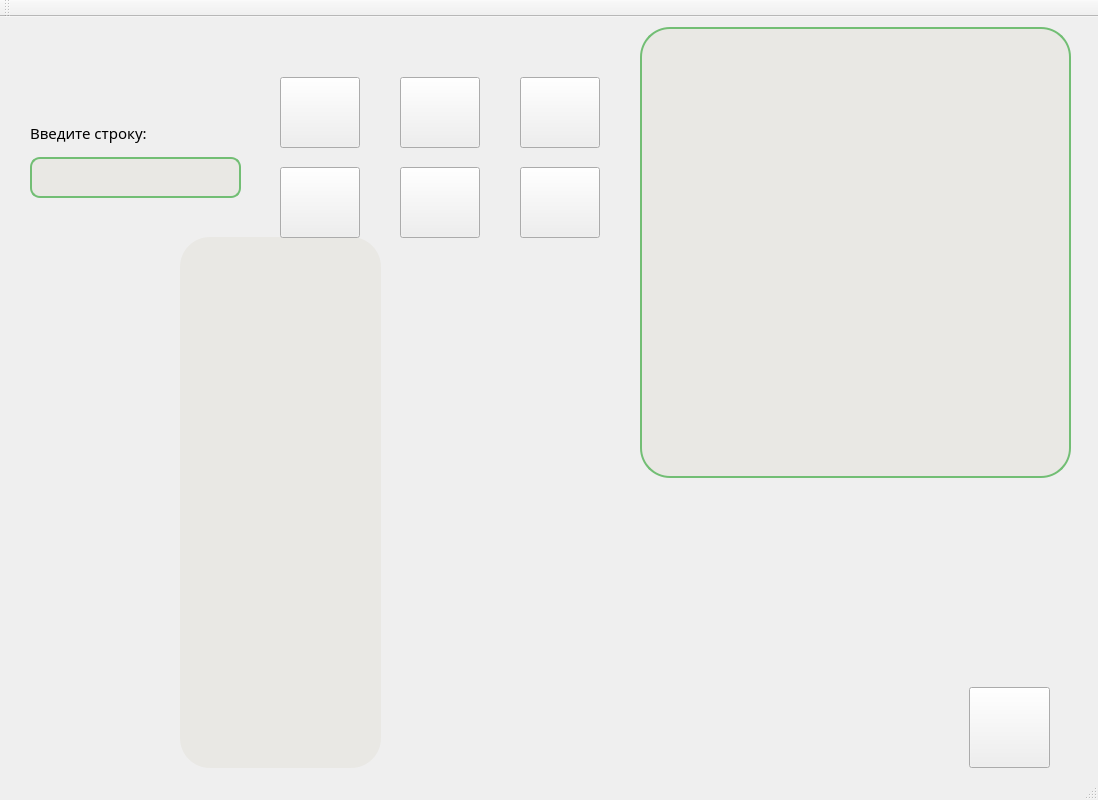
<?xml version="1.0" encoding="UTF-8"?>
<ui version="4.0">
 <class>MainWindow</class>
 <widget class="QMainWindow" name="MainWindow">
  <property name="geometry">
   <rect>
    <x>0</x>
    <y>0</y>
    <width>1098</width>
    <height>800</height>
   </rect>
  </property>
  <property name="windowTitle">
   <string>MainWindow</string>
  </property>
  <widget class="QWidget" name="centralWidget">
   <widget class="QLabel" name="label">
    <property name="geometry">
     <rect>
      <x>30</x>
      <y>100</y>
      <width>201</width>
      <height>31</height>
     </rect>
    </property>
    <property name="font">
     <font>
      <family>Ebrima</family>
      <pointsize>11</pointsize>
     </font>
    </property>
    <property name="text">
     <string>Введите строку:</string>
    </property>
   </widget>
   <widget class="QPushButton" name="Push_File">
    <property name="geometry">
     <rect>
      <x>280</x>
      <y>60</y>
      <width>80</width>
      <height>71</height>
     </rect>
    </property>
    <property name="cursor">
     <cursorShape>PointingHandCursor</cursorShape>
    </property>
    <property name="toolTip">
     <string>&lt;!DOCTYPE HTML PUBLIC &quot;-//W3C//DTD HTML 4.0//EN&quot; &quot;http://www.w3.org/TR/REC-html40/strict.dtd&quot;&gt;
&lt;html&gt;&lt;head&gt;&lt;meta name=&quot;qrichtext&quot; content=&quot;1&quot; /&gt;&lt;style type=&quot;text/css&quot;&gt;
p, li { white-space: pre-wrap; }
&lt;/style&gt;&lt;/head&gt;&lt;body style=&quot; font-family:'MS Shell Dlg 2'; font-size:8pt; font-weight:400; font-style:normal;&quot;&gt;
&lt;p style=&quot; margin-top:12px; margin-bottom:12px; margin-left:0px; margin-right:0px; -qt-block-indent:0; text-indent:0px; background-color:#e9e8e4;&quot;&gt;&lt;span style=&quot; background-color:#e9e8e4;&quot;&gt;Вывести сразу&lt;/span&gt;&lt;/p&gt;&lt;/body&gt;&lt;/html&gt;</string>
    </property>
    <property name="whatsThis">
     <string>&lt;html&gt;&lt;head/&gt;&lt;body&gt;&lt;p&gt;&lt;br/&gt;&lt;/p&gt;&lt;/body&gt;&lt;/html&gt;</string>
    </property>
    <property name="styleSheet">
     <string notr="true">border-image: url(:/C:/Users/Олеся/Downloads/icons8-down-arrow-64.png)</string>
    </property>
    <property name="text">
     <string/>
    </property>
   </widget>
   <widget class="QLineEdit" name="input">
    <property name="geometry">
     <rect>
      <x>30</x>
      <y>140</y>
      <width>211</width>
      <height>41</height>
     </rect>
    </property>
    <property name="toolTip">
     <string>&lt;html&gt;&lt;head/&gt;&lt;body&gt;&lt;p&gt;&lt;span style=&quot; color:#008000;&quot;&gt;Format:       &lt;/span&gt;&lt;span style=&quot; color:#008000; background-color:#e9e8e4;&quot;&gt;(?:?|)*&lt;/span&gt;&lt;/p&gt;&lt;/body&gt;&lt;/html&gt;</string>
    </property>
    <property name="styleSheet">
     <string notr="true">border-radius: 10%;
border: 2px solid #72be74;
background-color: #e9e8e4;</string>
    </property>
   </widget>
   <widget class="QGraphicsView" name="graphicsView">
    <property name="geometry">
     <rect>
      <x>640</x>
      <y>10</y>
      <width>431</width>
      <height>451</height>
     </rect>
    </property>
    <property name="styleSheet">
     <string notr="true">border: 2px solid #72be74;
border-radius: 30%;
background-color: #e9e8e4;</string>
    </property>
   </widget>
   <widget class="QLabel" name="output">
    <property name="geometry">
     <rect>
      <x>180</x>
      <y>220</y>
      <width>201</width>
      <height>531</height>
     </rect>
    </property>
    <property name="styleSheet">
     <string notr="true">font: 6pt &quot;MS Shell Dlg 2&quot;;
border-radius: 30%;
background-color: #e9e8e4;
</string>
    </property>
    <property name="text">
     <string/>
    </property>
   </widget>
   <widget class="QPushButton" name="nextStep">
    <property name="geometry">
     <rect>
      <x>520</x>
      <y>60</y>
      <width>80</width>
      <height>71</height>
     </rect>
    </property>
    <property name="cursor">
     <cursorShape>PointingHandCursor</cursorShape>
    </property>
    <property name="mouseTracking">
     <bool>false</bool>
    </property>
    <property name="toolTip">
     <string>&lt;!DOCTYPE HTML PUBLIC &quot;-//W3C//DTD HTML 4.0//EN&quot; &quot;http://www.w3.org/TR/REC-html40/strict.dtd&quot;&gt;
&lt;html&gt;&lt;head&gt;&lt;meta name=&quot;qrichtext&quot; content=&quot;1&quot; /&gt;&lt;style type=&quot;text/css&quot;&gt;
p, li { white-space: pre-wrap; }
&lt;/style&gt;&lt;/head&gt;&lt;body style=&quot; font-family:'MS Shell Dlg 2'; font-size:8pt; font-weight:400; font-style:normal;&quot;&gt;
&lt;p style=&quot; margin-top:12px; margin-bottom:12px; margin-left:0px; margin-right:0px; -qt-block-indent:0; text-indent:0px; background-color:#e9e8e4;&quot;&gt;&lt;span style=&quot; background-color:#e9e8e4;&quot;&gt;Шаг вперед&lt;/span&gt;&lt;/p&gt;&lt;/body&gt;&lt;/html&gt;</string>
    </property>
    <property name="styleSheet">
     <string notr="true">border-image: url(:/C:/Users/Олеся/Downloads/icons8-advance-64.png)</string>
    </property>
    <property name="text">
     <string/>
    </property>
   </widget>
   <widget class="QPushButton" name="prevStep">
    <property name="geometry">
     <rect>
      <x>400</x>
      <y>60</y>
      <width>80</width>
      <height>71</height>
     </rect>
    </property>
    <property name="cursor">
     <cursorShape>PointingHandCursor</cursorShape>
    </property>
    <property name="toolTip">
     <string>&lt;!DOCTYPE HTML PUBLIC &quot;-//W3C//DTD HTML 4.0//EN&quot; &quot;http://www.w3.org/TR/REC-html40/strict.dtd&quot;&gt;
&lt;html&gt;&lt;head&gt;&lt;meta name=&quot;qrichtext&quot; content=&quot;1&quot; /&gt;&lt;style type=&quot;text/css&quot;&gt;
p, li { white-space: pre-wrap; }
&lt;/style&gt;&lt;/head&gt;&lt;body style=&quot; font-family:'MS Shell Dlg 2'; font-size:8pt; font-weight:400; font-style:normal;&quot;&gt;
&lt;p style=&quot; margin-top:12px; margin-bottom:12px; margin-left:0px; margin-right:0px; -qt-block-indent:0; text-indent:0px; background-color:#e9e8e4;&quot;&gt;&lt;span style=&quot; background-color:#e9e8e4;&quot;&gt;Шаг назад&lt;/span&gt;&lt;/p&gt;&lt;/body&gt;&lt;/html&gt;</string>
    </property>
    <property name="styleSheet">
     <string notr="true">border-image:url(:/C:/Users/Олеся/Downloads/icons8-skip-to-start-64.png)</string>
    </property>
    <property name="text">
     <string/>
    </property>
   </widget>
   <widget class="QPushButton" name="del_elem">
    <property name="geometry">
     <rect>
      <x>280</x>
      <y>150</y>
      <width>80</width>
      <height>71</height>
     </rect>
    </property>
    <property name="cursor">
     <cursorShape>PointingHandCursor</cursorShape>
    </property>
    <property name="toolTip">
     <string>&lt;!DOCTYPE HTML PUBLIC &quot;-//W3C//DTD HTML 4.0//EN&quot; &quot;http://www.w3.org/TR/REC-html40/strict.dtd&quot;&gt;
&lt;html&gt;&lt;head&gt;&lt;meta name=&quot;qrichtext&quot; content=&quot;1&quot; /&gt;&lt;style type=&quot;text/css&quot;&gt;
p, li { white-space: pre-wrap; }
&lt;/style&gt;&lt;/head&gt;&lt;body style=&quot; font-family:'MS Shell Dlg 2'; font-size:8pt; font-weight:400; font-style:normal;&quot;&gt;
&lt;p style=&quot; margin-top:12px; margin-bottom:12px; margin-left:0px; margin-right:0px; -qt-block-indent:0; text-indent:0px; background-color:#e9e8e4;&quot;&gt;&lt;span style=&quot; background-color:#e9e8e4;&quot;&gt;Удалить элементы&lt;/span&gt;&lt;/p&gt;&lt;/body&gt;&lt;/html&gt;</string>
    </property>
    <property name="styleSheet">
     <string notr="true">border-image:url(:/C:/Users/Олеся/Downloads/icons8-delete-64.png)</string>
    </property>
    <property name="text">
     <string/>
    </property>
   </widget>
   <widget class="QPushButton" name="prev_del">
    <property name="geometry">
     <rect>
      <x>400</x>
      <y>150</y>
      <width>80</width>
      <height>71</height>
     </rect>
    </property>
    <property name="cursor">
     <cursorShape>PointingHandCursor</cursorShape>
    </property>
    <property name="toolTip">
     <string>&lt;!DOCTYPE HTML PUBLIC &quot;-//W3C//DTD HTML 4.0//EN&quot; &quot;http://www.w3.org/TR/REC-html40/strict.dtd&quot;&gt;
&lt;html&gt;&lt;head&gt;&lt;meta name=&quot;qrichtext&quot; content=&quot;1&quot; /&gt;&lt;style type=&quot;text/css&quot;&gt;
p, li { white-space: pre-wrap; }
&lt;/style&gt;&lt;/head&gt;&lt;body style=&quot; font-family:'MS Shell Dlg 2'; font-size:8pt; font-weight:400; font-style:normal;&quot;&gt;
&lt;p style=&quot; margin-top:12px; margin-bottom:12px; margin-left:0px; margin-right:0px; -qt-block-indent:0; text-indent:0px; background-color:#e9e8e4;&quot;&gt;&lt;span style=&quot; background-color:#e9e8e4;&quot;&gt;Шаг назад&lt;/span&gt;&lt;/p&gt;&lt;/body&gt;&lt;/html&gt;</string>
    </property>
    <property name="styleSheet">
     <string notr="true">border-image:url(:/C:/Users/Олеся/Downloads/icons8-skip-to-start-64.png)</string>
    </property>
    <property name="text">
     <string/>
    </property>
   </widget>
   <widget class="QPushButton" name="next_del">
    <property name="geometry">
     <rect>
      <x>520</x>
      <y>150</y>
      <width>80</width>
      <height>71</height>
     </rect>
    </property>
    <property name="cursor">
     <cursorShape>PointingHandCursor</cursorShape>
    </property>
    <property name="mouseTracking">
     <bool>false</bool>
    </property>
    <property name="toolTip">
     <string>&lt;!DOCTYPE HTML PUBLIC &quot;-//W3C//DTD HTML 4.0//EN&quot; &quot;http://www.w3.org/TR/REC-html40/strict.dtd&quot;&gt;
&lt;html&gt;&lt;head&gt;&lt;meta name=&quot;qrichtext&quot; content=&quot;1&quot; /&gt;&lt;style type=&quot;text/css&quot;&gt;
p, li { white-space: pre-wrap; }
&lt;/style&gt;&lt;/head&gt;&lt;body style=&quot; font-family:'MS Shell Dlg 2'; font-size:8pt; font-weight:400; font-style:normal;&quot;&gt;
&lt;p style=&quot; margin-top:12px; margin-bottom:12px; margin-left:0px; margin-right:0px; -qt-block-indent:0; text-indent:0px; background-color:#e9e8e4;&quot;&gt;&lt;span style=&quot; background-color:#e9e8e4;&quot;&gt;Шаг вперед&lt;/span&gt;&lt;/p&gt;&lt;/body&gt;&lt;/html&gt;</string>
    </property>
    <property name="styleSheet">
     <string notr="true">border-image: url(:/C:/Users/Олеся/Downloads/icons8-advance-64.png)</string>
    </property>
    <property name="text">
     <string/>
    </property>
   </widget>
   <widget class="QPushButton" name="del_all">
    <property name="geometry">
     <rect>
      <x>969</x>
      <y>670</y>
      <width>81</width>
      <height>81</height>
     </rect>
    </property>
    <property name="cursor">
     <cursorShape>PointingHandCursor</cursorShape>
    </property>
    <property name="toolTip">
     <string>&lt;!DOCTYPE HTML PUBLIC &quot;-//W3C//DTD HTML 4.0//EN&quot; &quot;http://www.w3.org/TR/REC-html40/strict.dtd&quot;&gt;
&lt;html&gt;&lt;head&gt;&lt;meta name=&quot;qrichtext&quot; content=&quot;1&quot; /&gt;&lt;style type=&quot;text/css&quot;&gt;
p, li { white-space: pre-wrap; }
&lt;/style&gt;&lt;/head&gt;&lt;body style=&quot; font-family:'MS Shell Dlg 2'; font-size:8pt; font-weight:400; font-style:normal;&quot;&gt;
&lt;p style=&quot; margin-top:12px; margin-bottom:12px; margin-left:0px; margin-right:0px; -qt-block-indent:0; text-indent:0px; background-color:#e9e8e4;&quot;&gt;&lt;span style=&quot; background-color:#e9e8e4;&quot;&gt;Очистить все&lt;/span&gt;&lt;/p&gt;&lt;/body&gt;&lt;/html&gt;</string>
    </property>
    <property name="styleSheet">
     <string notr="true">border-image:url(:/C:/Users/Олеся/Downloads/icons8-delete-bin-64.png)</string>
    </property>
    <property name="text">
     <string/>
    </property>
   </widget>
   <zorder>label</zorder>
   <zorder>Push_File</zorder>
   <zorder>graphicsView</zorder>
   <zorder>output</zorder>
   <zorder>nextStep</zorder>
   <zorder>prevStep</zorder>
   <zorder>del_elem</zorder>
   <zorder>prev_del</zorder>
   <zorder>next_del</zorder>
   <zorder>input</zorder>
   <zorder>del_all</zorder>
  </widget>
  <widget class="QMenuBar" name="menuBar">
   <property name="geometry">
    <rect>
     <x>0</x>
     <y>0</y>
     <width>1098</width>
     <height>17</height>
    </rect>
   </property>
  </widget>
  <widget class="QToolBar" name="mainToolBar">
   <attribute name="toolBarArea">
    <enum>TopToolBarArea</enum>
   </attribute>
   <attribute name="toolBarBreak">
    <bool>false</bool>
   </attribute>
  </widget>
  <widget class="QStatusBar" name="statusBar"/>
 </widget>
 <layoutdefault spacing="6" margin="11"/>
 <resources/>
 <connections/>
</ui>
